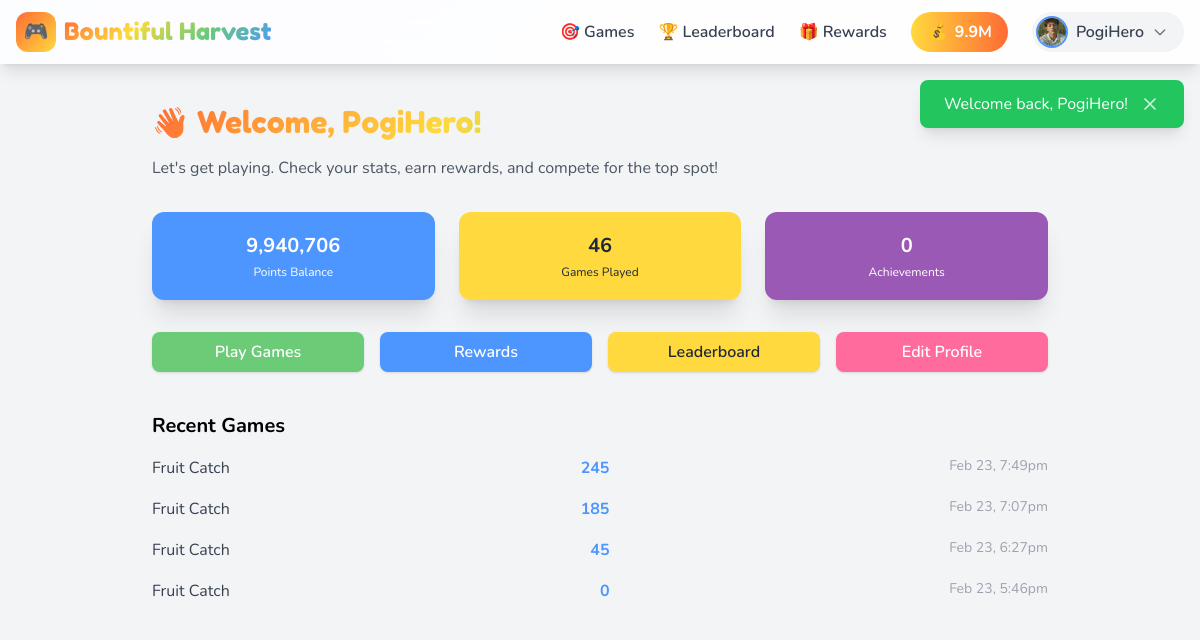
/dashboard.php (signed in), run on the app's committed database.
### tables this page shows
CREATE TABLE `wallet` (
  `id` int(10) UNSIGNED NOT NULL,
  `user_id` int(10) UNSIGNED NOT NULL,
  `balance` int(10) UNSIGNED DEFAULT 0,
  `total_earned` int(10) UNSIGNED DEFAULT 0,
  `total_spent` int(10) UNSIGNED DEFAULT 0,
  `last_transaction_at` timestamp NULL DEFAULT NULL,
  `created_at` timestamp NOT NULL DEFAULT current_timestamp(),
  `updated_at` timestamp NOT NULL DEFAULT current_timestamp() ON UPDATE current_timestamp()
);

CREATE TABLE `users` (
  `id` int(10) UNSIGNED NOT NULL,
  `username` varchar(50) NOT NULL,
  `email` varchar(100) NOT NULL,
  `password` varchar(255) NOT NULL,
  `role` enum('player','admin') DEFAULT 'player',
  `avatar` varchar(255) DEFAULT 'default-avatar.png',
  `status` enum('active','banned','suspended') DEFAULT 'active',
  `email_verified_at` timestamp NULL DEFAULT NULL,
  `remember_token` varchar(100) DEFAULT NULL,
  `last_login` timestamp NULL DEFAULT NULL,
  `login_attempts` int(10) UNSIGNED DEFAULT 0,
  `locked_until` timestamp NULL DEFAULT NULL,
  `created_at` timestamp NOT NULL DEFAULT current_timestamp(),
  `updated_at` timestamp NOT NULL DEFAULT current_timestamp() ON UPDATE current_timestamp()
);

CREATE TABLE `scores` (
  `id` bigint(20) UNSIGNED NOT NULL,
  `user_id` int(10) UNSIGNED NOT NULL,
  `game_id` int(10) UNSIGNED NOT NULL,
  `score` int(10) UNSIGNED NOT NULL DEFAULT 0,
  `points_earned` int(10) UNSIGNED DEFAULT 0,
  `play_time` int(10) UNSIGNED DEFAULT 0,
  `completed` tinyint(1) DEFAULT 0,
  `game_data` longtext DEFAULT NULL CHECK (json_valid(`game_data`)),
  `ip_address` varchar(45) DEFAULT NULL,
  `user_agent` varchar(500) DEFAULT NULL,
  `session_token` varchar(64) DEFAULT NULL,
  `validated` tinyint(1) DEFAULT 0,
  `created_at` timestamp NOT NULL DEFAULT current_timestamp()
);

CREATE TABLE `games` (
  `id` int(10) UNSIGNED NOT NULL,
  `title` varchar(100) NOT NULL,
  `slug` varchar(100) NOT NULL,
  `description` text DEFAULT NULL,
  `instructions` text DEFAULT NULL,
  `thumbnail` varchar(255) NOT NULL DEFAULT 'default-game.png',
  `game_file` varchar(255) NOT NULL,
  `category` enum('action','puzzle','word','memory','quiz','arcade') DEFAULT 'arcade',
  `points_reward` int(10) UNSIGNED DEFAULT 10,
  `points_multiplier` decimal(3,2) DEFAULT 1.00,
  `difficulty` enum('easy','medium','hard') DEFAULT 'medium',
  `min_score_for_points` int(10) UNSIGNED DEFAULT 0,
  `max_plays_per_day` int(10) UNSIGNED DEFAULT 10,
  `play_count` int(10) UNSIGNED DEFAULT 0,
  `status` enum('active','inactive','maintenance') DEFAULT 'active',
  `featured` tinyint(1) DEFAULT 0,
  `sort_order` int(10) UNSIGNED DEFAULT 0,
  `created_at` timestamp NOT NULL DEFAULT current_timestamp(),
  `updated_at` timestamp NOT NULL DEFAULT current_timestamp() ON UPDATE current_timestamp()
);

### includes/functions.php (called while the page is built, shortened)
<?php
function baseUrl(string $path = ''): string {
    return rtrim(APP_URL, '/') . '/' . ltrim($path, '/');
}
function asset(string $path): string {
    return baseUrl('assets/' . ltrim($path, '/'));
}
function e(string $string): string {
    return htmlspecialchars($string, ENT_QUOTES, 'UTF-8');
}
function formatNumber(int $number): string {
    if ($number >= 1000000) {
        return round($number / 1000000, 1) . 'M';
    }
    return (string) $number;
}

### includes/auth.php (called while the page is built, shortened)
<?php
class Auth {
    private static ?array $user = null;
    public static function check(): bool {
        if (isset($_SESSION['user_id'])) {
            return true;
        }
        return false;
    }
    public static function user(): ?array {
        if (self::$user === null) {
            self::$user = Database::fetch(
                "SELECT u.*, w.balance as wallet_balance
                 FROM users u
                 LEFT JOIN wallet w ON u.id = w.user_id
                 WHERE u.id = ?",
                [$_SESSION['user_id']]
            );
        }
        return self::$user;
    }
}

### includes/database.php (called while the page is built, shortened)
<?php
class Database {
    private static ?PDO $instance = null;
    public static function getConnection(): PDO {
        if (self::$instance === null) {
            try {
                $dsn = sprintf(
                    "mysql:host=%s;dbname=%s;charset=%s",
                    DB_HOST,
                    DB_NAME,
                    DB_CHARSET
                );
                $options = [
                    PDO::ATTR_ERRMODE => PDO::ERRMODE_EXCEPTION,
                    PDO::ATTR_DEFAULT_FETCH_MODE => PDO::FETCH_ASSOC,
                    PDO::ATTR_EMULATE_PREPARES => false,
                    PDO::MYSQL_ATTR_INIT_COMMAND => "SET NAMES utf8mb4 COLLATE utf8mb4_unicode_ci"
                ];
                self::$instance = new PDO($dsn, DB_USER, DB_PASS, $options);
            } catch (PDOException $e) {
                if (APP_DEBUG) {
                    die("Database Connection Error: " . $e->getMessage());
                } else {
                    error_log("Database Connection Error: " . $e->getMessage());
                    die("A database error occurred. Please try again later.");
                }
            }
        }
        return self::$instance;
    }
    public static function db(): PDO {
        return self::getConnection();
    }
    public static function query(string $sql, array $params = []): PDOStatement {
        $stmt = self::db()->prepare($sql);
        $stmt->execute($params);
        return $stmt;
    }
    public static function fetch(string $sql, array $params = []): ?array {
        $result = self::query($sql, $params)->fetch();
        return $result ?: null;
    }
    public static function fetchAll(string $sql, array $params = []): array {
        return self::query($sql, $params)->fetchAll();
    }
}

### includes/wallet.php (called while the page is built, shortened)
<?php
class Wallet {
    public static function getByUserId(int $userId): ?array {
        return Database::fetch(
            "SELECT * FROM wallet WHERE user_id = ?",
            [$userId]
        );
    }
    public static function getBalance(int $userId): int {
        $wallet = self::getByUserId($userId);
        return $wallet['balance'] ?? 0;
    }
}

### dashboard.php (the view, shortened to what this page needs)
<?php
require_once __DIR__ . '/includes/header.php';
require_once __DIR__ . '/includes/middleware.php';
require_once __DIR__ . '/includes/wallet.php';
$user = Auth::user();
$userBalance = Wallet::getBalance($user['id']);
$recentPlays = Database::fetchAll(
    "SELECT s.*, g.title as game_title FROM scores s JOIN games g ON s.game_id=g.id WHERE s.user_id=? ORDER BY s.created_at DESC LIMIT 4",
    [$user['id']]
);
?>
<div class="min-h-screen py-10 px-4 bg-gray-100">
    <div class="max-w-4xl mx-auto">
        <h1 class="font-game text-3xl gradient-text mb-4">👋 Welcome, <?= e($user['username']) ?>!</h1>
        <div class="mb-8 text-gray-600">Let's get playing. Check your stats, earn rewards, and compete for the top spot!</div>
        <div class="grid grid-cols-3 gap-6 mb-8">
            <div class="p-5 bg-friv-blue text-white rounded-xl shadow-xl text-center">
                <div class="text-xl font-bold mb-1"><?= number_format($userBalance) ?></div>
                <div class="text-xs">Points Balance</div>
            </div>
            <a href="<?= baseUrl('/profile/history.php') ?>" class="p-5 bg-friv-yellow text-gray-800 rounded-xl shadow-xl text-center hover:bg-yellow-300 transition">
                <div class="text-xl font-bold mb-1"><?= Database::fetch("SELECT COUNT(*) as c FROM scores WHERE user_id=?",[$user['id']])['c'] ?></div>
                <div class="text-xs">Games Played</div>
            </a>
            <a href="<?= baseUrl('/profile/achievements.php') ?>" class="p-5 bg-friv-purple text-white rounded-xl shadow-xl text-center hover:bg-purple-700 transition">
                <div class="text-xl font-bold mb-1"><?= Database::fetch("SELECT COUNT(*) as c FROM user_achievements WHERE user_id=?",[$user['id']])['c'] ?></div>
                <div class="text-xs">Achievements</div>
            </a>
        </div>
        <div class="grid md:grid-cols-4 gap-4 mb-10 text-center">
            <a href="<?= baseUrl('/games/') ?>" class="bg-friv-green text-white px-4 py-2 rounded-lg font-semibold hover:bg-green-700 transition shadow">Play Games</a>
            <a href="<?= baseUrl('/rewards/') ?>" class="bg-friv-blue text-white px-4 py-2 rounded-lg font-semibold hover:bg-blue-700 transition shadow">Rewards</a>
            <a href="<?= baseUrl('/leaderboard/') ?>" class="bg-friv-yellow text-gray-800 px-4 py-2 rounded-lg font-semibold hover:bg-yellow-400 transition shadow">Leaderboard</a>
            <a href="<?= baseUrl('/profile/edit.php') ?>" class="bg-friv-pink text-white px-4 py-2 rounded-lg font-semibold hover:bg-pink-400 transition shadow">Edit Profile</a>
        </div>
        <div class="mb-10">
            <h2 class="font-bold mb-2 text-xl">Recent Games</h2>
            <?php if ($recentPlays): ?>
                <ul>
                <?php foreach($recentPlays as $play): ?>
                    <li class="py-2 flex justify-between border-b border-gray-100 text-gray-700">
                        <span><?= e($play['game_title']) ?></span>
                        <span class="font-bold text-friv-blue w-10 text-right "><?= number_format($play['score']) ?></span>
                        <span class="text-sm text-gray-400"><?= date('M d, g:ia', strtotime($play['created_at'])) ?></span>
                    </li>
                <?php endforeach; ?>
                </ul>
            <?php else: ?>
                <div class="text-gray-500">No recent games played.</div>
            <?php endif; ?>
        </div>
    </div>
</div>
<?php require_once __DIR__ . '/includes/footer.php'; ?>

### includes/navbar.php (shortened to what this page needs)
<nav class="fixed top-0 left-0 right-0 z-40 bg-white/90 backdrop-blur-md shadow-lg">
    <div class="max-w-7xl mx-auto px-4">
        <div class="flex items-center justify-between h-16">
            <a href="<?= baseUrl() ?>" class="flex items-center gap-2 group">
                <div class="w-10 h-10 bg-gradient-to-br from-friv-orange to-friv-yellow rounded-xl flex items-center justify-center transform group-hover:rotate-12 transition-transform">
                    <span class="text-white text-xl">🎮</span>
                </div>
                <span class="font-game text-2xl gradient-text hidden sm:block"><?= APP_NAME ?></span>
            </a>
            <div class="hidden md:flex items-center gap-6">
                <a href="<?= baseUrl('/games/') ?>" class="text-gray-700 hover:text-friv-orange font-semibold transition-colors flex items-center gap-1">
                    <span>🎯</span> Games
                </a>
                <a href="<?= baseUrl('/leaderboard/') ?>" class="text-gray-700 hover:text-friv-orange font-semibold transition-colors flex items-center gap-1">
                    <span>🏆</span> Leaderboard
                </a>
                <a href="<?= baseUrl('/rewards/') ?>" class="text-gray-700 hover:text-friv-orange font-semibold transition-colors flex items-center gap-1">
                    <span>🎁</span> Rewards
                </a>
                <?php if ($isLoggedIn): ?>
                    <div class="bg-gradient-to-r from-friv-yellow to-friv-orange text-white px-4 py-2 rounded-full font-bold flex items-center gap-2">
                        <span>💰</span>
                        <span id="navbar-balance"><?= formatNumber($currentUser['wallet_balance'] ?? 0) ?></span>
                    </div>
                    <div class="relative" x-data="{ open: false }">
                        <button @click="open = !open" class="flex items-center gap-2 bg-gray-100 hover:bg-gray-200 rounded-full pl-1 pr-4 py-1 transition-colors">
                            <img src="<?= asset('images/avatars/' . ($currentUser['avatar'] ?? 'default-avatar.png')) ?>"
                                 alt="Avatar"
                                 class="w-8 h-8 rounded-full object-cover border-2 border-friv-blue">
                            <span class="font-semibold text-gray-700"><?= e($currentUser['username']) ?></span>
                            <svg class="w-4 h-4 text-gray-500" fill="none" stroke="currentColor" viewBox="0 0 24 24">
                                <path stroke-linecap="round" stroke-linejoin="round" stroke-width="2" d="M19 9l-7 7-7-7"></path>
                            </svg>
                        </button>
                    </div>
                <?php endif; ?>
            </div>
        </div>
    </div>
</nav>

### includes/header.php (style rules this page uses)
body { font-family: 'Nunito', sans-serif; }
.font-game { font-family: 'Fredoka One', cursive; }
.gradient-text { background: linear-gradient(135deg, #FF6B35, #FFD93D, #6BCB77, #4D96FF); -webkit-background-clip: text; -webkit-text-fill-color: transparent; background-clip: text; }

### data on the page
wallet: balance "9.9M", user.avatar (picture), user.username "PogiHero", userBalance "9,940,706"
scores: game.title "Fruit Catch", score "245", created_at "Feb 23, 7:49pm"
scores: game.title "Fruit Catch", score "185", created_at "Feb 23, 7:07pm"
scores: game.title "Fruit Catch", score "45", created_at "Feb 23, 6:27pm"
scores: game.title "Fruit Catch", score "0", created_at "Feb 23, 5:46pm"

### other printed values
APP_NAME "Bountiful Harvest"
$message "Welcome back, PogiHero!"
